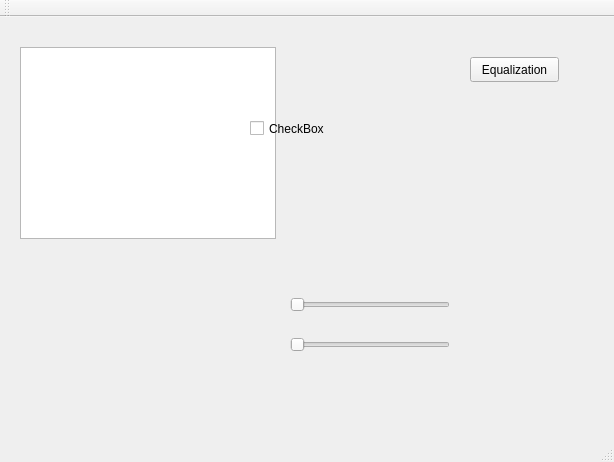
<?xml version="1.0" encoding="UTF-8"?>
<ui version="4.0">
 <class>MainWindow</class>
 <widget class="QMainWindow" name="MainWindow">
  <property name="geometry">
   <rect>
    <x>0</x>
    <y>0</y>
    <width>614</width>
    <height>462</height>
   </rect>
  </property>
  <property name="windowTitle">
   <string>MainWindow</string>
  </property>
  <widget class="QWidget" name="centralWidget">
   <widget class="QGraphicsView" name="orig_img_view">
    <property name="geometry">
     <rect>
      <x>20</x>
      <y>30</y>
      <width>256</width>
      <height>192</height>
     </rect>
    </property>
   </widget>
   <widget class="QPushButton" name="pushButton">
    <property name="geometry">
     <rect>
      <x>470</x>
      <y>40</y>
      <width>89</width>
      <height>25</height>
     </rect>
    </property>
    <property name="text">
     <string>Equalization</string>
    </property>
   </widget>
   <widget class="QCheckBox" name="checkBox">
    <property name="geometry">
     <rect>
      <x>250</x>
      <y>100</y>
      <width>92</width>
      <height>23</height>
     </rect>
    </property>
    <property name="text">
     <string>CheckBox</string>
    </property>
   </widget>
   <widget class="QSlider" name="horizontalSlider">
    <property name="geometry">
     <rect>
      <x>290</x>
      <y>320</y>
      <width>160</width>
      <height>16</height>
     </rect>
    </property>
    <property name="orientation">
     <enum>Qt::Horizontal</enum>
    </property>
   </widget>
   <widget class="QSlider" name="horizontalSlider_2">
    <property name="geometry">
     <rect>
      <x>290</x>
      <y>280</y>
      <width>160</width>
      <height>16</height>
     </rect>
    </property>
    <property name="orientation">
     <enum>Qt::Horizontal</enum>
    </property>
   </widget>
  </widget>
  <widget class="QMenuBar" name="menuBar">
   <property name="geometry">
    <rect>
     <x>0</x>
     <y>0</y>
     <width>614</width>
     <height>22</height>
    </rect>
   </property>
  </widget>
  <widget class="QToolBar" name="mainToolBar">
   <attribute name="toolBarArea">
    <enum>TopToolBarArea</enum>
   </attribute>
   <attribute name="toolBarBreak">
    <bool>false</bool>
   </attribute>
  </widget>
  <widget class="QStatusBar" name="statusBar"/>
 </widget>
 <layoutdefault spacing="6" margin="11"/>
 <resources/>
 <connections/>
</ui>
